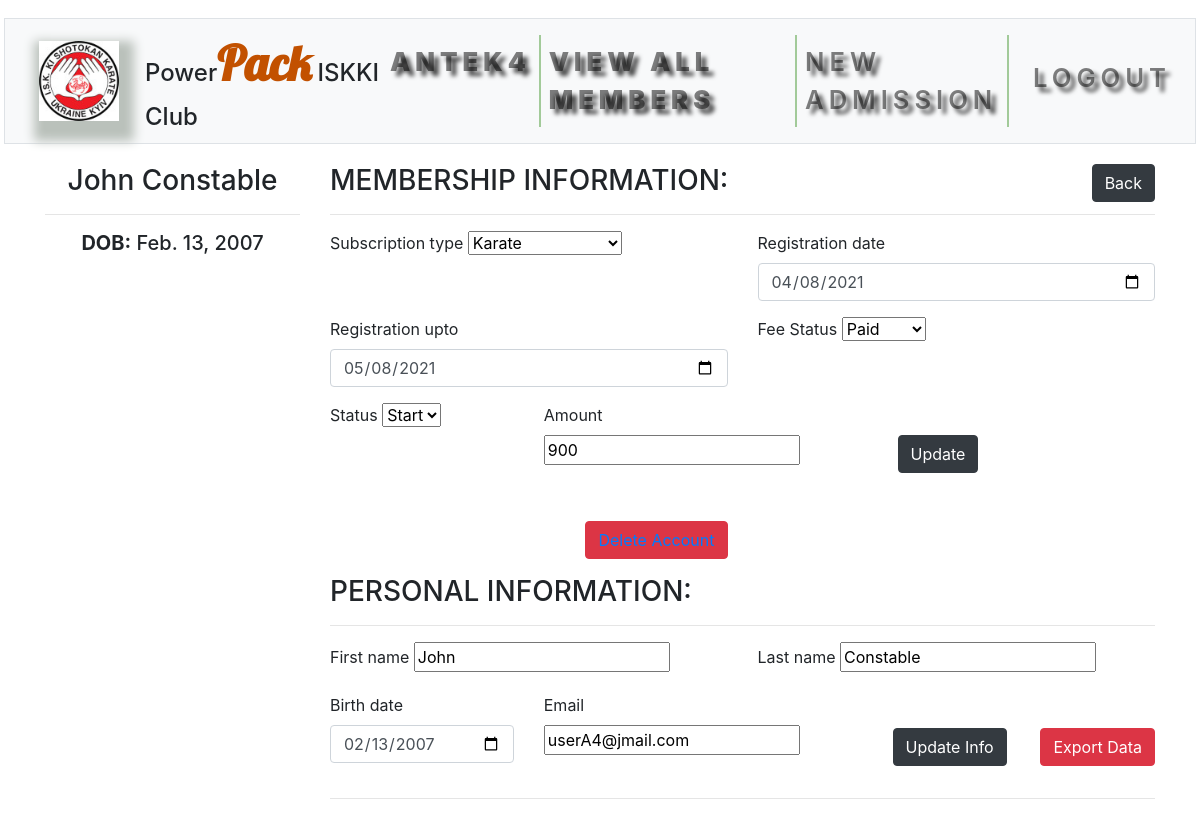
/update/4 (signed in), run on the app's committed database.
### membership/models.py (models this page shows, shortened)
class User(AbstractUser):
    pass
    birth_date = models.DateField(null=True, blank=True)
    registration_date = models.DateField(('Registration Date'), default=datetime.date.today)
    registration_upto = models.DateField(null=True, blank=True)
    subscription_type  = models.CharField(
                            ('Subscription Type'),
                            max_length=3,
                            choices=SUBSCRIPTION_TYPE_CHOICES,
                            default=SUBSCRIPTION_TYPE_CHOICES[0][0]
                            )
    amount = models.CharField(max_length=30, null=True, blank=True)
    fee_status = models.CharField(('Fee Status'), max_length=30, choices=FEE_STATUS, default=FEE_STATUS[0][0])
    notification = models.IntegerField(default=2, blank=True)
    stop = models.IntegerField(('Status'), choices=STATUS, default=STATUS[0][0], blank=True)

### membership/views.py (the view, shortened to what this page needs)
# urls.py: path("update/<int:id>", views.update_user, name="update_user"),
@login_required
def update_user(request, id):
    if request.method == 'POST' and request.POST.get('export'):
        return export_all(User.objects.filter(pk=id))
    if request.method == 'POST' and request.POST.get('no'):
        return redirect('/')
    if request.method == 'POST' and request.POST.get('membership'):
            isk_form = UpdateUserForm(request.POST)
            if isk_form.is_valid():
                object = User.objects.get(pk=id)
                amount = request.POST.get('amount')
                day = (parser.parse(request.POST.get('registration_upto')) - delta.relativedelta(months=+1)).day
                last_day = parser.parse(str(object.registration_upto)).day
                month = parser.parse(request.POST.get('registration_upto')).month
                last_month = parser.parse(str(object.registration_upto)).month
                if object.stop == 1 and not request.POST.get('stop') == '0' and request.POST.get('membership'):
                    messages.error(request, 'Please start the status of user to update the record')
                    return redirect('update_user', id=object.pk)
                elif (datetime.datetime.strptime(str(object.registration_date), "%Y-%m-%d") != datetime.datetime.strptime(request.POST.get('registration_date'), "%Y-%m-%d")):
                    object.registration_date =  parser.parse(request.POST.get('registration_date'))
                    object.registration_upto =  parser.parse(request.POST.get('registration_date')) + delta.relativedelta(months=+1)
                    object.fee_status = request.POST.get('fee_status')
                    object = check_status(request, object)
                    model_save(object)
                elif (object.amount != amount) and (object.subscription_type != request.POST.get('subscription_type')):
                    object.subscription_type =  request.POST.get('subscription_type')
                    object.registration_date =  parser.parse(request.POST.get('registration_upto'))
                    object.registration_upto =  parser.parse(request.POST.get('registration_upto')) + delta.relativedelta(months=+1)
                    object.fee_status = request.POST.get('fee_status')
                    object.amount =  request.POST.get('amount')
                    object = check_status(request, object)
                    model_save(object)
                elif (object.amount != amount) and ((request.POST.get('fee_status') == 'paid') or (request.POST.get('fee_status') == 'pending')):
                    object.amount = amount
                    object.fee_status = request.POST.get('fee_status')
                    object = check_status(request, object)
                    model_save(object)
                elif (object.amount != amount):
                    object.registration_date =  parser.parse(request.POST.get('registration_upto'))
                    object.registration_upto =  parser.parse(request.POST.get('registration_upto')) + delta.relativedelta(months=+1)
                    object.fee_status = request.POST.get('fee_status')
                    object.amount =  request.POST.get('amount')
                    if request.POST.get('fee_status') == 'pending':
                        object.notification =  1
                    elif request.POST.get('fee_status') == 'paid':
                        object.notification = 2
                    object = check_status(request, object)
                    model_save(object)
                else:
                    if not request.POST.get('stop') == '1':
                        object.registration_date =  parser.parse(request.POST.get('registration_date'))
                        object.registration_upto =  parser.parse(request.POST.get('registration_upto')) + delta.relativedelta(months=+1)
                        object.amount =  request.POST.get('amount')
                        if request.POST.get('fee_status') == 'pending':
                            object.notification =  1
                        elif request.POST.get('fee_status') == 'paid':
                            object.notification = 2
                    object.fee_status = request.POST.get('fee_status')
                    object = check_status(request, object)
                    model_save(object)
                user = User.objects.get(pk=id)
                isk_form = UpdateUserForm(initial={
                                    'registration_upto': user.registration_upto,
                                    'subscription_type': user.subscription_type,
                                    'registration_date': user.registration_date,
                                    'amount': user.amount,
                                    'fee_status': user.fee_status,
                                    'stop': user.stop,
                                    })
                info_form = UpdateUserInForm(initial={
                                    'first_name': user.first_name,
                                    'last_name': user.last_name,
                                    'birth_date': user.birth_date,
                                    'email': user.email,
                                    })
                messages.success(request, 'Record updated successfully!')
                return redirect('update_user', id=object.pk)
            else:
                user = User.objects.get(pk=id)
                info_form = UpdateUserInForm(initial={
                                    'first_name': user.first_name,
                                    'last_name': user.last_name,
                                    'birth_date': user.birth_date,
                                    'email': user.email,
                                    })
                return render(request,
                    'membership/update.html',
                    {
                        'isk_form': isk_form,
                        'info_form': info_form,
                        'user': user,
                    })
    else:
        user = User.objects.get(pk=id)
        isk_form = UpdateUserForm(initial={
                                'registration_upto': user.registration_upto,
                                'subscription_type': user.subscription_type,
                                'registration_date': user.registration_date,
                                'amount': user.amount,
                                'fee_status': user.fee_status,
                                'stop': user.stop,
                                })
        info_form = UpdateUserInForm(initial={
                                'first_name': user.first_name,
                                'last_name': user.last_name,
                                'birth_date': user.birth_date,
                                'email': user.email,
                                })
        return render(request,
            'membership/update.html',
            {
                'isk_form': isk_form,
                'info_form': info_form,
                'user': user,
            })

### membership/forms.py (shortened to what this page needs)
class UpdateUserForm(forms.Form):
    subscription_type = forms.ChoiceField(choices=SUBSCRIPTION_TYPE_CHOICES)
    registration_date = forms.DateField(widget=forms.DateInput(attrs={'class': 'datepicker form-control', 'type': 'date'}),)
    registration_upto = forms.DateField(widget=forms.DateInput(attrs={'class': 'datepicker form-control', 'type': 'date'}),)
    fee_status = forms.ChoiceField(label='Fee Status', choices=FEE_STATUS)
    amount = forms.CharField()
    stop = forms.ChoiceField(label='Status', choices=STATUS)

class UpdateUserInForm(forms.Form):
    first_name = forms.CharField(max_length=50)
    last_name = forms.CharField(max_length=50)
    birth_date = forms.DateField(widget=forms.DateInput(attrs={'class': 'datepicker  form-control', 'type': 'date'}),)
    email = forms.EmailField(required=True)

### membership/templates/membership/update.html (shortened to what this page needs)
{% extends 'membership/layout.html' %}
{% block content %}
    <div class="container" style="margin-top: 3%">
      <div class="row">
        <div class="col-md-3">
          <h3 class="text-center">{{ user.first_name }} {{ user.last_name }}</h3>
          <hr>
          <h5 class="text-center"><strong>DOB:</strong> {{ user.birth_date }}</h5>
        </div>
        <div class="col">
          <h3>MEMBERSHIP INFORMATION: <button class="btn btn-dark float-right" onclick="goBack()">Back</button></h3>
          <hr>
          <form method="POST" action="{% url 'update_user' user.id %}" style="margin-top: 2%" enctype="multipart/form-data">
              <div class="row">
                  <div class="form-group col-lg-6 col-md-6 col-sm-12 col-xs-12">
                    <label for="subscription_type">{{ isk_form.subscription_type.label }}</label>
                    {{ isk_form.subscription_type }}
                  </div>
                <div class="form-group col-lg-6 col-md-6 col-sm-12 col-xs-12">
                  <label for="registration_date">{{ isk_form.registration_date.label }}</label>
                  {{ isk_form.registration_date }}
                </div>
              </div>
              <div class="row">
                  <div class="form-group col-lg-6 col-md-6 col-sm-12 col-xs-12">
                    <label for="registration_upto">{{ isk_form.registration_upto.label }}</label>
                    {{ isk_form.registration_upto }}
                  </div>
                <div class="form-group col-lg-6 col-md-6 col-sm-12 col-xs-12">
                  <label for="fee_status">{{ isk_form.fee_status.label }}</label>
                  {{ isk_form.fee_status }}
                </div>
              </div>
              <div class="row">
                <div class="form-group col-lg-3 col-md-3 col-sm-12 col-xs-12">
                  <label for="stop">{{ isk_form.stop.label }}</label>
                  {{ isk_form.stop }}
                </div>
                <div class="form-group col-lg-3 col-md-3 col-sm-12 col-xs-12">
                  <label for="amount">{{ isk_form.amount.label }}</label>
                  {{ isk_form.amount }}
                </div>
                <div class="form-group col-lg-6 col-md-6 col-sm-12 col-xs-12">
                  <input type="submit" class="btn btn-dark" name="membership" value="Update" style="margin-top: 32px; margin-left: 140px;"/>
                </div>
                <div class="form-group col-lg-6 col-md-6 col-sm-12 col-xs-12">
                  <button class="btn btn-danger float-right" style="margin-top: 32px; margin-left: 20px"><a href="{% url 'delete_user' user.id %}">Delete Account</a></button>
                </div>
              </div>
            </form>
            <h3>PERSONAL INFORMATION:</h3>
            <hr>
            <form method="POST" action="{% url 'update_user' user.id %}" style="margin-top: 2%" enctype="multipart/form-data">
              <div class="row">
                <div class="form-group col">
                  <label for="first_name">{{ info_form.first_name.label }}</label>
                    {{ info_form.first_name }}
                </div>
                <div class="form-group col">
                  <label for="last_name">{{ info_form.last_name.label }}</label>
                    {{ info_form.last_name }}
                </div>
              </div>
              <div class="row">
		        	<div class="form-group col-lg-3 col-md-3 col-sm-12 col-xs-12">
                  <label for="dob">{{ info_form.birth_date.label }}</label>
                  {{ info_form.birth_date }}
              </div>
              <div class="form-group col-lg-3 col-md-3 col-sm-12 col-xs-12">
                  <label for="dob">{{ info_form.email.label }}</label>
                  {{ info_form.email }}
              </div>
                <div class="form-group col-lg-6 col-md-6 col-sm-12 col-xs-12">
                  <input type="submit" class="btn btn-dark" name="info" value="Update Info" style="margin-top: 35px; margin-left: 135px"/>
                  <input type="submit" class="btn btn-danger float-right" name="export" value="Export Data"  style="margin-top: 35px;"/>
                </div>
              </div>
            </form>
            <hr>
        </div>
      </div>
    </div>
{% endblock %}

### membership/templates/membership/layout.html (shortened to what this page needs)
{% load static %}
<!DOCTYPE html>
<html lang="en">
  <head>
    <link rel="stylesheet" href="https://cdn.jsdelivr.net/npm/bootstrap@4.5.3/dist/css/bootstrap.min.css">
    <link rel="stylesheet" href="https://cdnjs.cloudflare.com/ajax/libs/font-awesome/4.7.0/css/font-awesome.min.css">
    <link rel="stylesheet" href="{% static 'membership/styles.css' %}">
  </head>
  <body>
    <nav class="navbar navbar-expand-lg navbar-light bg-light mb-sm-4 mx-sm-1 border">
      <a class="navbar-brand" href="/"><img src="{% static 'membership/kt41.jpg' %}" class="cover" style="width: 80px" alt="iskki"></a>
       <div class="mr-auto">Power<span class="ki">Pack</span> ISKKI Club</div>
      <div class="collapse navbar-collapse" id="navbarNavDropdown">
        <ul class="navbar-nav ml-auto">
        {% if user.is_authenticated %}
          <li class="nav-item"><a class="nav-link" href="#"><strong>{{ user.username }}</strong></a></li>
          <li class="nav-item"><a class="nav-link" href="{% url 'view_user' %}"><strong>View All Members</strong></a></li>
          <li class="nav-item"><a class="nav-link" href="{% url 'users' %}">New Admission</li>
          <li class="nav-item"><a class="nav-link" href="{% url 'logout' %}">Logout</a></li>
        </ul>
          {% else %}
          <li class="nav-item"><a class="nav-link" href="" id="register-button">Register</a></li>
          <li class="nav-item"><a class="nav-link" href="" id="login-button">Login</a></li>
          {% endif %}
      </div>
    </nav>
        {% block content %}
        {% endblock %}
  </body>
</html>

### membership/static/membership/styles.css (style rules this page uses)
nav { margin-bottom: 1.0rem; }
nav { position: relative; margin: 2px; top: 1rem; background: #ebd4d4; padding: .5rem; }
nav a { color: #e6dddd; padding: 0.5em; font-weight: 600; font-size: 1.6rem; text-shadow: 5px 5px 4px rgba(0, 0, 0, 0.7); text-transform: uppercase; letter-spacing: 5px; }
.navbar-nav .nav-item:not(:last-child) { border-right: 2px solid rgba(32, 133, 7, 0.4); }
.mr-auto { font-size: 150%; font-weight: 500; }
.ki { font-size: 200%; font-weight: 600; font-family: 'Lobster'; color: #c25100; }
.cover { object-fit: cover; }
.cover { color: #54b7e6; margin-left: 0.5rem; -webkit-box-shadow: 5px 10px 10px 10px #d5ded6; box-shadow: 5px 10px 10px 10px #bac1bb; }
html { height: 100%; }

### data on the page
User: username "ANTEK4", first_name "John", last_name "Constable", birth_date "Feb. 13, 2007", subscription_type "Karate", registration_date "04/08/2021", registration_upto "05/08/2021", fee_status "Paid", stop "Start", amount "900", birth_date "02/13/2007", email "userA4@jmail.com"

### other printed values
{{ isk_form.subscription_type.label }} "Subscription type"
{{ isk_form.registration_date.label }} "Registration date"
{{ isk_form.registration_upto.label }} "Registration upto"
{{ isk_form.fee_status.label }} "Fee Status"
{{ isk_form.stop.label }} "Status"
{{ isk_form.amount.label }} "Amount"
{{ info_form.first_name.label }} "First name"
{{ info_form.last_name.label }} "Last name"
{{ info_form.birth_date.label }} "Birth date"
{{ info_form.email.label }} "Email"
